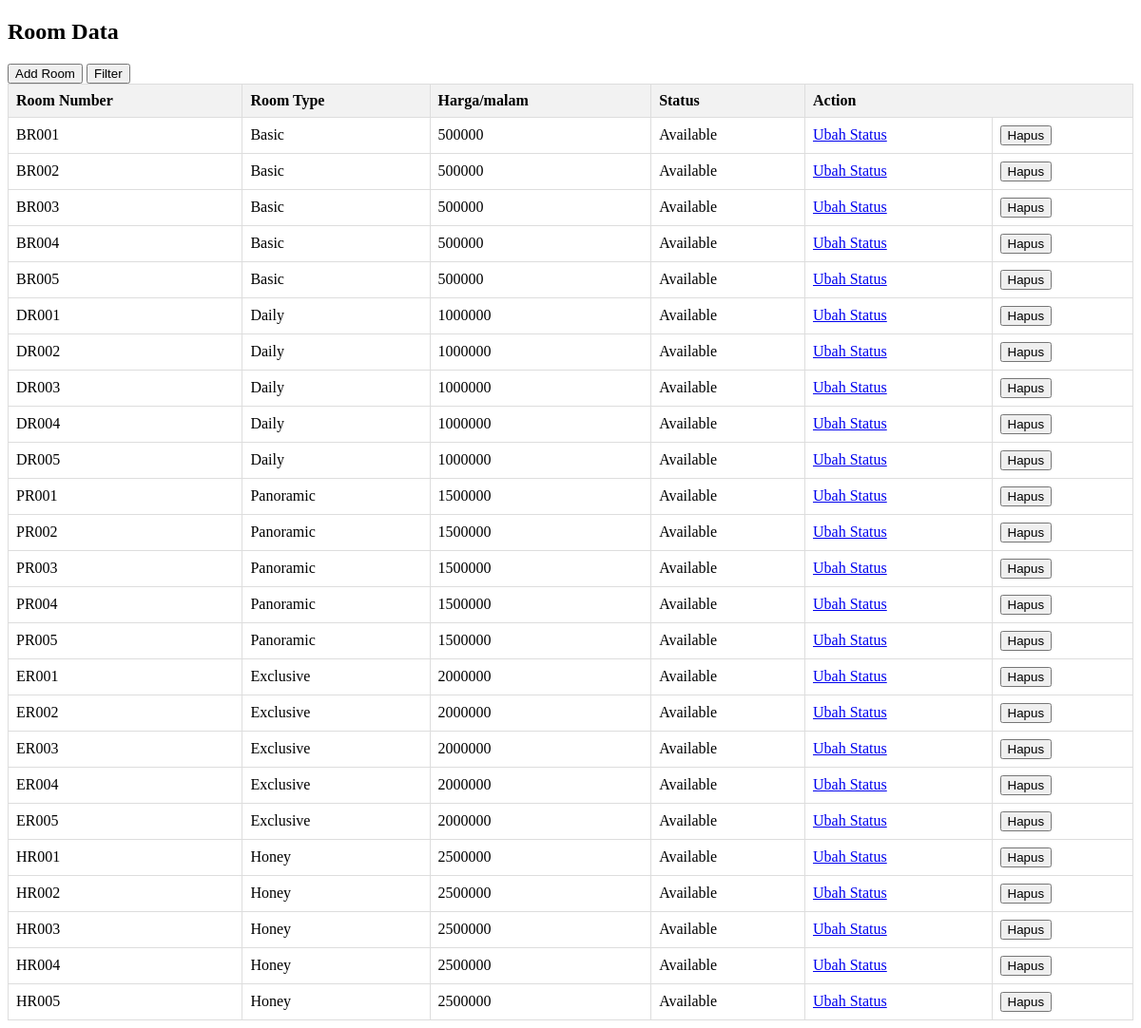
Before: /owner/ruang.php (signed in) with the older database file.
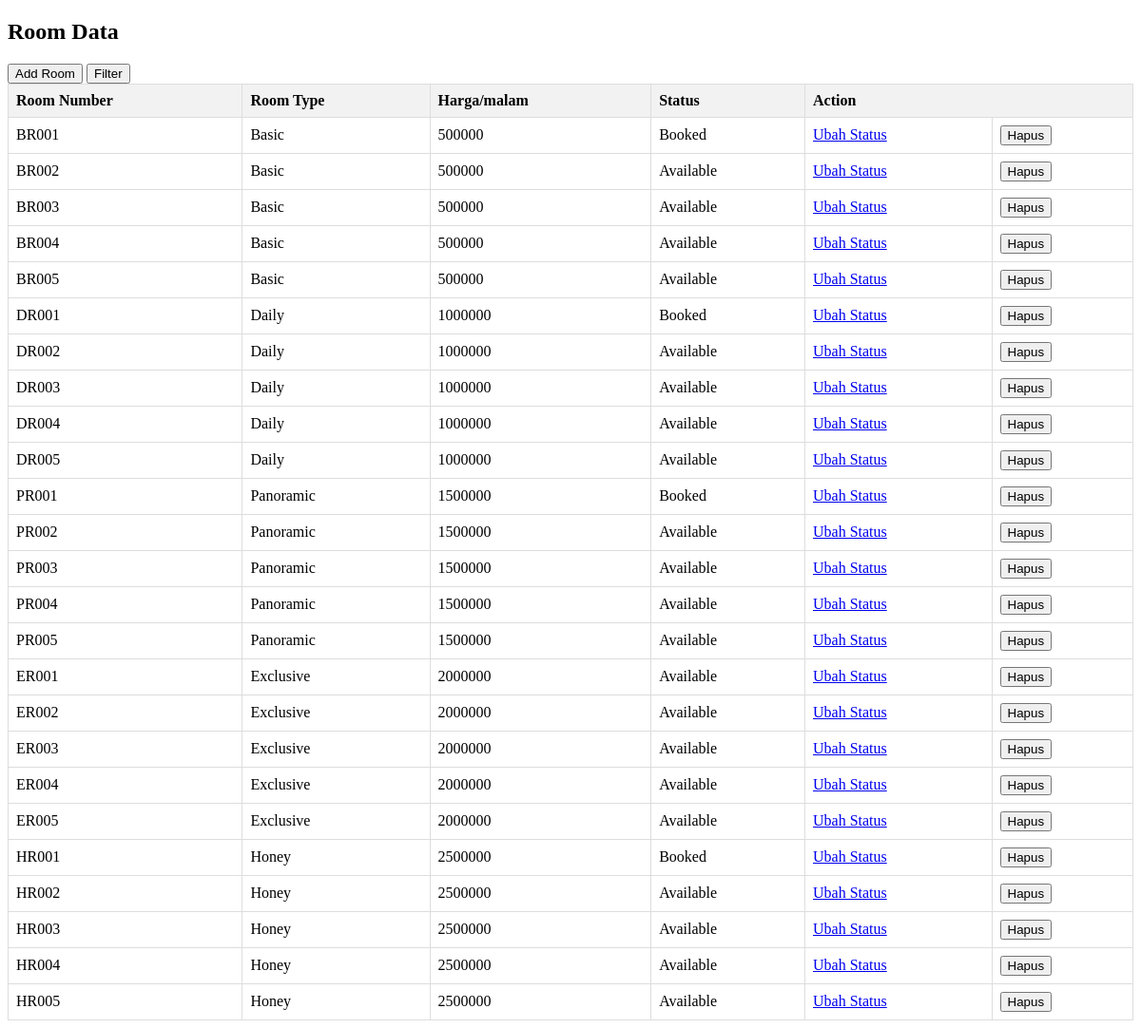
After: the same page with the newer database file.
### tables this page shows
CREATE TABLE `room` (
  `id_room` varchar(10) NOT NULL,
  `tipe_room` varchar(10) NOT NULL,
  `harga_room` int(100) NOT NULL,
  `status` varchar(10) NOT NULL
);

### owner/ruang.php (the view, shortened to what this page needs)
<?php
require_once("../koneksi.php");
$filter = "";
$sql = "SELECT * FROM room $filter ORDER BY harga_room ASC, id_room ASC";
$result = $koneksi->query($sql);
?>
<!DOCTYPE html>
<html lang="en">
<head>
</head>
<body>
    <h2>Room Data</h2>
    <button onclick="window.location.href='add_room.php'">Add Room</button>
    <button class="fa fa-filter" onclick="togglePopup()"> Filter</button>
    <table>
        <tr>
            <th>Room Number</th>
            <th>Room Type</th>
            <th>Harga/malam</th>
            <th>Status</th>
            <th colspan="2">Action</th>
        </tr>
        <?php
        if ($result->num_rows > 0) {
            while($row = $result->fetch_assoc()) {
                echo "<tr>";
                echo "<td>" . $row["id_room"] . "</td>";
                echo "<td>" . $row["tipe_room"] . "</td>";
                echo "<td>" . $row["harga_room"] . "</td>";
                echo "<td>" . $row["status"] . "</td>";
                echo "<td><a href='ubah_status.php?id=" . $row["id_room"] . "'>Ubah Status</a></td>";
                echo "<td>
                        <form method='post'> <input type='hidden' name='hapus_id' value='" . $row["id_room"] . "'>
                        <button type='submit' name='hapus_btn'>Hapus</button>
                        </form>
                     </td>";
                echo "</tr>";
            }
        } else {
            echo "<tr><td colspan='6'>No rooms found</td></tr>";
        }
        ?>
    </table>
</body>
</html>

### owner/ruang.php (style rules this page uses)
table { width: 100%; border-collapse: collapse; }
th, td { border: 1px solid #dddddd; text-align: left; padding: 8px; }
th { background-color: #f2f2f2; }

Changed rows visible on the page:
changed room "BR001": status "Available" → "Booked"
changed room "DR001": status "Available" → "Booked"
changed room "PR001": status "Available" → "Booked"
changed room "HR001": status "Available" → "Booked"
